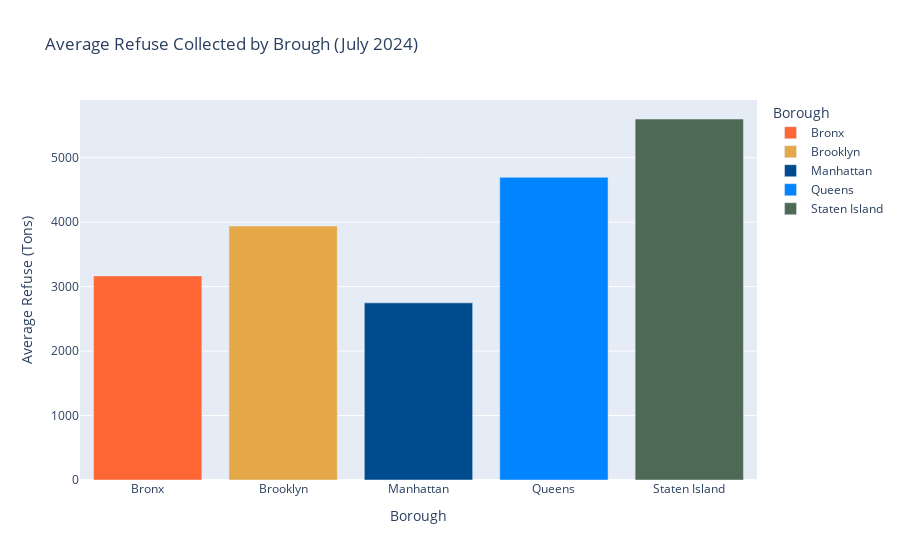

Write notebook code for a chart like this one.
### Code cell
# Calculating the mean (average of refuse collected per iteration)
mean_df = refuse_and_paper_df.groupby("BOROUGH")["REFUSETONSCOLLECTED"].agg(["mean"]).reset_index()
fig6 = px.bar(
    title="Average Refuse Collected by Brough (July 2024)",
    data_frame=mean_df, 
    x="BOROUGH", 
    y="mean",
    labels=average_chart_labels, 
    color="BOROUGH",
    color_discrete_map=borough_colors
)
fig6.show()

### Figure 1 — Plotly figure (JSON) as saved in the notebook; plotly's stock layout.template omitted (floating-point values rounded to 4 significant figures)
{"data": [{"alignmentgroup": "True", "hovertemplate": "Borough=%{x}<br>Average Refuse (Tons)=%{y}<extra></extra>", "legendgroup": "Bronx", "marker": {"color": "#FE6635", "pattern": {"shape": ""}}, "name": "Bronx", "offsetgroup": "Bronx", "orientation": "v", "showlegend": true, "textposition": "auto", "type": "bar", "x": ["Bronx"], "xaxis": "x", "y": [3165.0], "yaxis": "y"}, {"alignmentgroup": "True", "hovertemplate": "Borough=%{x}<br>Average Refuse (Tons)=%{y}<extra></extra>", "legendgroup": "Brooklyn", "marker": {"color": "#E4A849", "pattern": {"shape": ""}}, "name": "Brooklyn", "offsetgroup": "Brooklyn", "orientation": "v", "showlegend": true, "textposition": "auto", "type": "bar", "x": ["Brooklyn"], "xaxis": "x", "y": [3938.0], "yaxis": "y"}, {"alignmentgroup": "True", "hovertemplate": "Borough=%{x}<br>Average Refuse (Tons)=%{y}<extra></extra>", "legendgroup": "Manhattan", "marker": {"color": "#004B8D", "pattern": {"shape": ""}}, "name": "Manhattan", "offsetgroup": "Manhattan", "orientation": "v", "showlegend": true, "textposition": "auto", "type": "bar", "x": ["Manhattan"], "xaxis": "x", "y": [2747.0], "yaxis": "y"}, {"alignmentgroup": "True", "hovertemplate": "Borough=%{x}<br>Average Refuse (Tons)=%{y}<extra></extra>", "legendgroup": "Queens", "marker": {"color": "#0084FF", "pattern": {"shape": ""}}, "name": "Queens", "offsetgroup": "Queens", "orientation": "v", "showlegend": true, "textposition": "auto", "type": "bar", "x": ["Queens"], "xaxis": "x", "y": [4695.0], "yaxis": "y"}, {"alignmentgroup": "True", "hovertemplate": "Borough=%{x}<br>Average Refuse (Tons)=%{y}<extra></extra>", "legendgroup": "Staten Island", "marker": {"color": "#4E6956", "pattern": {"shape": ""}}, "name": "Staten Island", "offsetgroup": "Staten Island", "orientation": "v", "showlegend": true, "textposition": "auto", "type": "bar", "x": ["Staten Island"], "xaxis": "x", "y": [5599.0], "yaxis": "y"}], "layout": {"barmode": "relative", "legend": {"title": {"text": "Borough"}, "tracegroupgap": 0}, "title": {"text": "Average Refuse Collected by Brough (July 2024)"}, "xaxis": {"anchor": "y", "categoryarray": ["Bronx", "Brooklyn", "Manhattan", "Queens", "Staten Island"], "categoryorder": "array", "domain": [0, 1], "title": {"text": "Borough"}}, "yaxis": {"anchor": "x", "domain": [0, 1], "title": {"text": "Average Refuse (Tons)"}}}}
